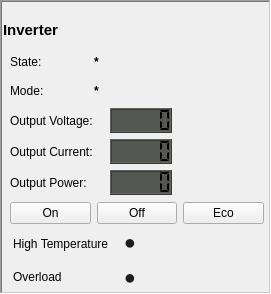
   <widget class="QFrame" name="Inverter_frame">
    <property name="enabled">
     <bool>true</bool>
    </property>
    <property name="geometry">
     <rect>
      <x>1630</x>
      <y>515</y>
      <width>271</width>
      <height>294</height>
     </rect>
    </property>
    <property name="minimumSize">
     <size>
      <width>0</width>
      <height>294</height>
     </size>
    </property>
    <property name="frameShape">
     <enum>QFrame::WinPanel</enum>
    </property>
    <property name="frameShadow">
     <enum>QFrame::Sunken</enum>
    </property>
    <widget class="QLabel" name="Inverter_label">
     <property name="geometry">
      <rect>
       <x>3</x>
       <y>20</y>
       <width>261</width>
       <height>20</height>
      </rect>
     </property>
     <property name="font">
      <font>
       <pointsize>11</pointsize>
       <weight>75</weight>
       <bold>true</bold>
      </font>
     </property>
     <property name="text">
      <string>Inverter</string>
     </property>
    </widget>
    <widget class="QWidget" name="layoutWidget">
     <property name="geometry">
      <rect>
       <x>10</x>
       <y>50</y>
       <width>162</width>
       <height>145</height>
      </rect>
     </property>
     <layout class="QVBoxLayout" name="verticalLayout_10">
      <item>
       <layout class="QHBoxLayout" name="horizontalLayout_9">
        <item>
         <widget class="QLabel" name="Inverter_State_label">
          <property name="text">
           <string>State:</string>
          </property>
         </widget>
        </item>
        <item>
         <widget class="QLabel" name="Inverter_State_Value">
          <property name="font">
           <font>
            <weight>75</weight>
            <bold>true</bold>
           </font>
          </property>
          <property name="text">
           <string>*</string>
          </property>
         </widget>
        </item>
       </layout>
      </item>
      <item>
       <layout class="QHBoxLayout" name="horizontalLayout_11">
        <item>
         <widget class="QLabel" name="Inverter_Mode_label">
          <property name="toolTip">
           <string>Switch Position</string>
          </property>
          <property name="whatsThis">
           <string/>
          </property>
          <property name="text">
           <string>Mode:</string>
          </property>
         </widget>
        </item>
        <item>
         <widget class="QLabel" name="Inverter_Mode_Value">
          <property name="font">
           <font>
            <weight>75</weight>
            <bold>true</bold>
           </font>
          </property>
          <property name="text">
           <string>*</string>
          </property>
         </widget>
        </item>
       </layout>
      </item>
      <item>
       <layout class="QHBoxLayout" name="horizontalLayout_6">
        <item>
         <widget class="QLabel" name="Inverter_Output_Voltage_label">
          <property name="text">
           <string>Output Voltage:</string>
          </property>
         </widget>
        </item>
        <item>
         <widget class="QLCDNumber" name="Inverter_Output_Voltage_LCD">
          <property name="minimumSize">
           <size>
            <width>0</width>
            <height>25</height>
           </size>
          </property>
          <property name="maximumSize">
           <size>
            <width>62</width>
            <height>25</height>
           </size>
          </property>
          <property name="font">
           <font>
            <pointsize>11</pointsize>
            <weight>75</weight>
            <bold>true</bold>
           </font>
          </property>
          <property name="styleSheet">
           <string notr="true">background-color: rgb(85, 87, 83);</string>
          </property>
          <property name="lineWidth">
           <number>1</number>
          </property>
          <property name="segmentStyle">
           <enum>QLCDNumber::Flat</enum>
          </property>
         </widget>
        </item>
       </layout>
      </item>
      <item>
       <layout class="QHBoxLayout" name="horizontalLayout_7">
        <item>
         <widget class="QLabel" name="Inverter_Output_Current_label">
          <property name="text">
           <string>Output Current:</string>
          </property>
         </widget>
        </item>
        <item>
         <widget class="QLCDNumber" name="Inverter_Output_Current_LCD">
          <property name="minimumSize">
           <size>
            <width>0</width>
            <height>25</height>
           </size>
          </property>
          <property name="maximumSize">
           <size>
            <width>62</width>
            <height>25</height>
           </size>
          </property>
          <property name="styleSheet">
           <string notr="true">background-color: rgb(85, 87, 83);</string>
          </property>
          <property name="segmentStyle">
           <enum>QLCDNumber::Flat</enum>
          </property>
         </widget>
        </item>
       </layout>
      </item>
      <item>
       <layout class="QHBoxLayout" name="horizontalLayout_8">
        <item>
         <widget class="QLabel" name="Inverter_Output_Power_label">
          <property name="text">
           <string>Output Power:</string>
          </property>
         </widget>
        </item>
        <item>
         <widget class="QLCDNumber" name="Inverter_Output_Power_LCD">
          <property name="minimumSize">
           <size>
            <width>0</width>
            <height>25</height>
           </size>
          </property>
          <property name="maximumSize">
           <size>
            <width>62</width>
            <height>25</height>
           </size>
          </property>
          <property name="styleSheet">
           <string notr="true">background-color: rgb(85, 87, 83);</string>
          </property>
          <property name="segmentStyle">
           <enum>QLCDNumber::Flat</enum>
          </property>
         </widget>
        </item>
       </layout>
      </item>
     </layout>
    </widget>
    <widget class="QWidget" name="layoutWidget">
     <property name="geometry">
      <rect>
       <x>10</x>
       <y>200</y>
       <width>254</width>
       <height>27</height>
      </rect>
     </property>
     <layout class="QHBoxLayout" name="horizontalLayout_10">
      <item>
       <widget class="QPushButton" name="InverterOn_PushButton">
        <property name="cursor">
         <cursorShape>PointingHandCursor</cursorShape>
        </property>
        <property name="styleSheet">
         <string notr="true">QPushButton:hover {
background-color: green;

}</string>
        </property>
        <property name="text">
         <string>On</string>
        </property>
       </widget>
      </item>
      <item>
       <widget class="QPushButton" name="InverterOff_PushButton">
        <property name="cursor">
         <cursorShape>PointingHandCursor</cursorShape>
        </property>
        <property name="styleSheet">
         <string notr="true">QPushButton:hover {
background-color: #E50D0D;

}</string>
        </property>
        <property name="text">
         <string>Off</string>
        </property>
       </widget>
      </item>
      <item>
       <widget class="QPushButton" name="InverterEco_PushButton">
        <property name="cursor">
         <cursorShape>PointingHandCursor</cursorShape>
        </property>
        <property name="styleSheet">
         <string notr="true">QPushButton:hover {
background-color: #047EC2;

}</string>
        </property>
        <property name="text">
         <string>Eco</string>
        </property>
       </widget>
      </item>
     </layout>
    </widget>
    <widget class="QWidget" name="layoutWidget">
     <property name="geometry">
      <rect>
       <x>120</x>
       <y>227</y>
       <width>20</width>
       <height>64</height>
      </rect>
     </property>
     <layout class="QVBoxLayout" name="verticalLayout_11">
      <item>
       <widget class="QLabel" name="Inverter_HighTemperature_LED">
        <property name="font">
         <font>
          <pointsize>15</pointsize>
         </font>
        </property>
        <property name="styleSheet">
         <string notr="true">color: rgb(28, 28, 28);</string>
        </property>
        <property name="text">
         <string>●</string>
        </property>
        <property name="alignment">
         <set>Qt::AlignCenter</set>
        </property>
       </widget>
      </item>
      <item>
       <widget class="QLabel" name="Inverter_Overload_LED">
        <property name="minimumSize">
         <size>
          <width>0</width>
          <height>0</height>
         </size>
        </property>
        <property name="font">
         <font>
          <pointsize>15</pointsize>
         </font>
        </property>
        <property name="styleSheet">
         <string notr="true">color: rgb(28, 28, 28);</string>
        </property>
        <property name="text">
         <string>●</string>
        </property>
        <property name="alignment">
         <set>Qt::AlignCenter</set>
        </property>
       </widget>
      </item>
     </layout>
    </widget>
    <widget class="QWidget" name="layoutWidget">
     <property name="geometry">
      <rect>
       <x>13</x>
       <y>230</y>
       <width>107</width>
       <height>61</height>
      </rect>
     </property>
     <layout class="QVBoxLayout" name="verticalLayout_12">
      <item>
       <widget class="QLabel" name="HighTemperature_label">
        <property name="text">
         <string>High Temperature</string>
        </property>
       </widget>
      </item>
      <item>
       <widget class="QLabel" name="Overload_label">
        <property name="text">
         <string>&lt;html&gt;&lt;head/&gt;&lt;body&gt;&lt;p&gt;Overload&lt;/p&gt;&lt;/body&gt;&lt;/html&gt;</string>
        </property>
       </widget>
      </item>
     </layout>
    </widget>
   </widget>
